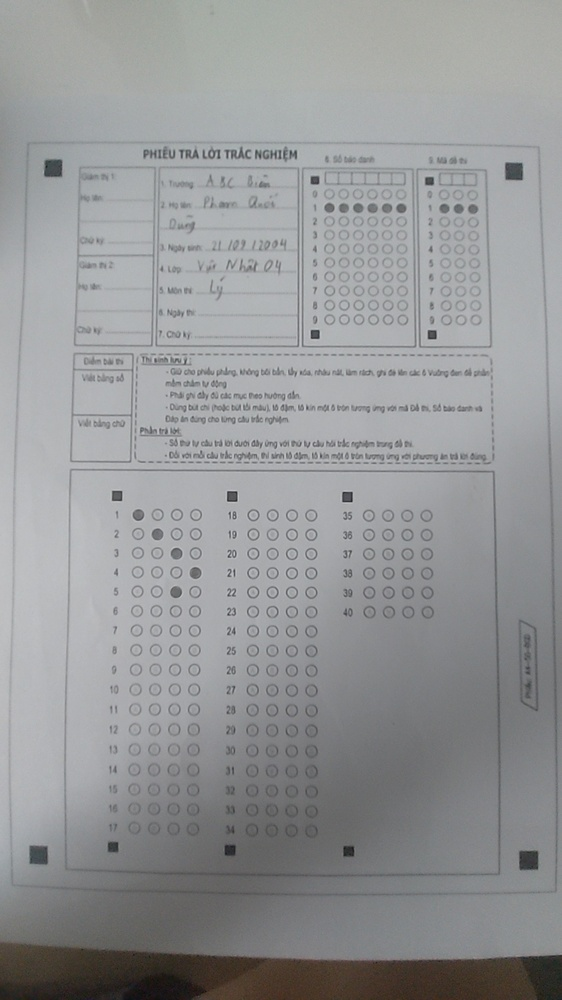
#> input picture be/tests/20260418_121820_651438_camera_1776489482496.jpg, 562 x 1000 px, shrunk from 1080 x 1920 before the run
$ python -i line_detector.py   (imports and definitions only)
#> lines starting #> are read from the running program, lines starting #| are printed output that depends on the picture; after the words box and inside, x2 and y2 are one past the last pixel; in counts of white or black regions, pixels touching at a corner belong together
"""
Hybrid Line Detection - Component 2 từ Implementation Plan
Kết hợp ruled line detection và projection-based
"""

import cv2
import numpy as np

class HybridLineDetector:
    """Kết hợp ruled line detection và projection-based"""

    def detect_lines(self, image_path: str) -> list:
        """
        Returns: List of cropped line images
        """
        img = cv2.imread(image_path)
#> img is the input picture: shape (1000, 562, 3); mean B, G, R 151.5, 150.2, 148.9
        if img is None:
            print(f"⚠️ Cannot read image: {image_path}")
            return []

        gray = cv2.cvtColor(img, cv2.COLOR_BGR2GRAY)

        # Step 1: Thử phát hiện ruled lines
        ruled_lines = self._detect_ruled_lines(gray)

        if len(ruled_lines) > 3:  # Nếu tìm thấy đủ dòng kẻ
            print(f"✅ Detected {len(ruled_lines)} ruled lines")
            return self._crop_by_ruled_lines(img, ruled_lines)
        else:
            # Fallback 1: Dùng projection
            print(f"⚠️ Ruled lines not found, using projection-based detection")
            crops = self._crop_by_projection(img, gray)
            if crops:
                return crops
            # Fallback 2: Toàn bộ ảnh là 1 khối text
            return self._full_image_fallback(img)

    def _detect_ruled_lines(self, gray):
        """Phát hiện dòng kẻ ngang bằng Hough Transform"""
        edges = cv2.Canny(gray, 50, 150, apertureSize=3)
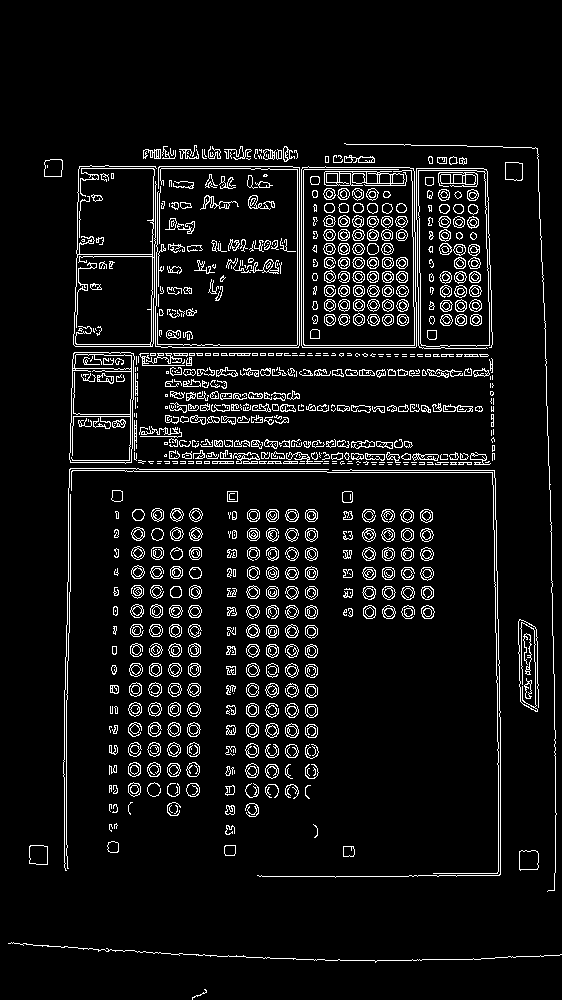
#> edges: shape (1000, 562); 6.9% white in thin lines or dots, all inside (x1, y1, x2, y2) = (8, 143, 562, 1000)

        # HoughLinesP: Tìm các đoạn thẳng
        lines = cv2.HoughLinesP(
            edges,
            rho=1,
            theta=np.pi/180,
            threshold=100,
            minLineLength=200,  # Dòng kẻ phải dài tối thiểu 200px
            maxLineGap=50
        )
#> lines = 130 rows, first 6: [487, 146, 498, 818], [538, 154, 551, 536], [161, 347, 491, 347], [150, 345, 491, 345], [66, 786, 74, 312], [45, 168, 302, 168]

        if lines is None:
            return []

        # Lọc chỉ lấy dòng ngang (góc gần 0° — cho phép tới 15° để xử lý ảnh chụp nghiêng)
        horizontal_lines = []
        for line in lines:
            x1, y1, x2, y2 = line[0]
            angle = abs(np.arctan2(y2 - y1, x2 - x1) * 180 / np.pi)
            if angle < 15:  # Dòng ngang (góc < 15°)
                horizontal_lines.append((y1 + y2) // 2)  # Lấy tọa độ y trung bình
#> this loop made 130 passes
#> (x1, y1, x2, y2, angle) on passes 1 to 12: (487, 146, 498, 818, 89.06), (538, 154, 551, 536, 88.05), (161, 347, 491, 347, 0), (150, 345, 491, 345, 0), (66, 786, 74, 312, 89.03), (45, 168, 302, 168, 0), (490, 265, 497, 618, 88.86), (297, 795, 297, 153, 90), (154, 365, 158, 149, 88.94), (150, 795, 156, 429, 89.06), (75, 355, 488, 355, 0), (64, 774, 70, 423, 89.02)
#> after the loop, horizontal_lines = 32 values, max 952 at index 7, min 157 at index 28, mean 369.7

        # Cluster các dòng gần nhau
        horizontal_lines = sorted(set(horizontal_lines))
#> horizontal_lines = 31 values from 157 to 952
        clustered = self._cluster_lines(horizontal_lines, threshold=20)

        return sorted(clustered)

    def _cluster_lines(self, lines, threshold=20):
        """Gộp các dòng gần nhau"""
#> called with threshold = 20
        if not lines:
            return []

        clustered = [lines[0]]
#> clustered = [157]
        for line in lines[1:]:
            if line - clustered[-1] > threshold:
                clustered.append(line)
#> this loop made 30 passes
#> line on passes 1 to 12: 158, 166, 168, 181, 187, 245, 271, 345, 347, 353, 354, 355
#> after the loop, clustered = [157, 181, 245, 271, 345, 370, 405, 441, 462, 952]
#| ✅ Detected 10 ruled lines

        return clustered

    def _crop_by_ruled_lines(self, img, y_coords):
        """Crop ảnh theo tọa độ y của ruled lines"""
        crops = []
        for i in range(len(y_coords) - 1):
            y1, y2 = y_coords[i], y_coords[i + 1]
            crop = img[y1:y2, :]
            if crop.shape[0] > 10:  # Bỏ qua dòng quá nhỏ
                crops.append(crop)
#> this loop made 9 passes
#> (y1, y2) on passes 1 to 9: (157, 181), (181, 245), (245, 271), (271, 345), (345, 370), (370, 405), (405, 441), (441, 462), (462, 952)
#> pass 1, in _crop_by_ruled_lines, `crop = img[y1:y2, :]`:
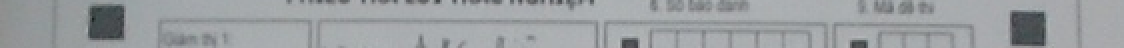
#> crop: shape (24, 562, 3) (shown 2 times larger); mean B, G, R 161.5, 159, 155.3
#> pass 2, in _crop_by_ruled_lines, `crop = img[y1:y2, :]`:
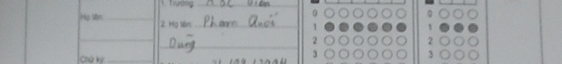
#> crop: shape (64, 562, 3); mean B, G, R 169.3, 166.7, 163.5
#> pass 3, in _crop_by_ruled_lines, `crop = img[y1:y2, :]`:
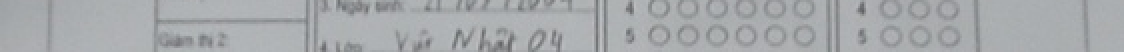
#> crop: shape (26, 562, 3) (shown 2 times larger); mean B, G, R 171.8, 169.2, 166.3
#> after the loop, crops = 9 items
        return crops

    # [56 lines left out: functions _crop_by_projection, _full_image_fallback, not called in this run]

>>> result = HybridLineDetector().detect_lines('../../../tests/20260418_121820_651438_camera_1776489482496.jpg')
#> result = 9 items

$ run again, on be/tests/20260421_100238_118524_test2.jpg
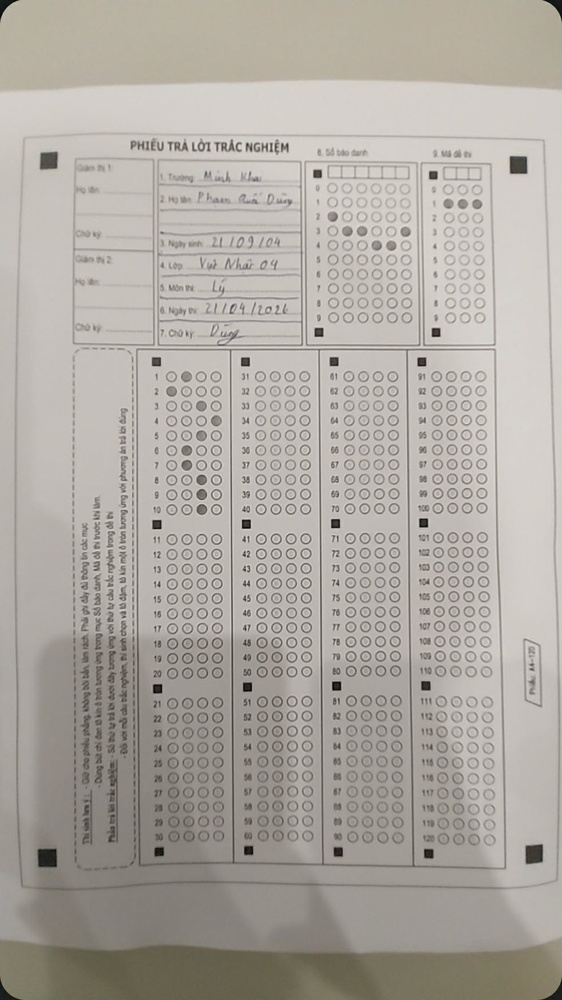
#> input picture be/tests/20260421_100238_118524_test2.jpg, 562 x 1000 px, shrunk from 982 x 1747 before the run
#> in detect_lines, img is the input picture: shape (1000, 562, 3); mean B, G, R 161.8, 169, 174.1
#> in _detect_ruled_lines, `edges = cv2.Canny(gray, 50, 150, apertureSize=3)`:
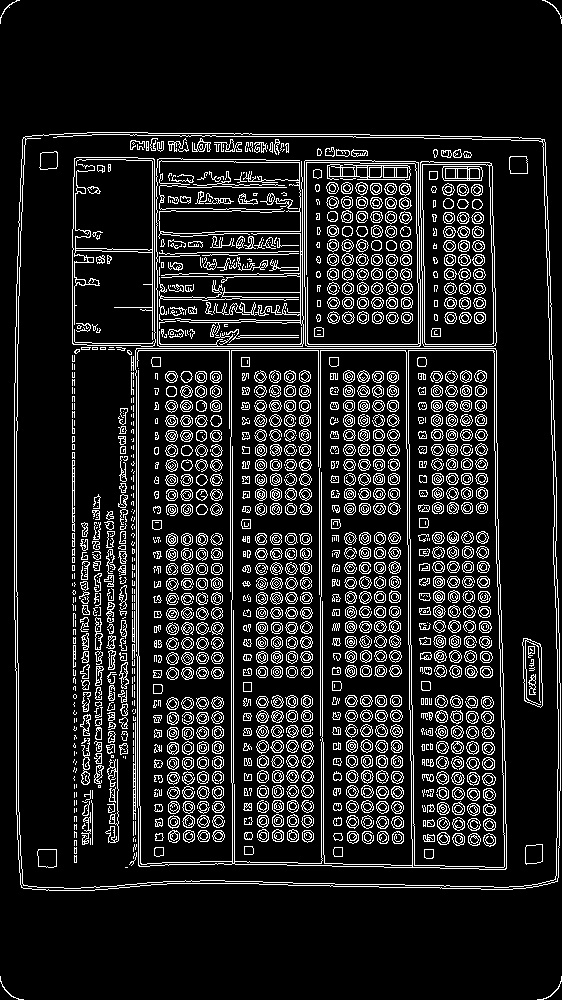
#> edges: shape (1000, 562); 12.6% white in thin lines or dots
#> lines = 294 rows, first 6: [81, 348, 495, 348], [495, 343, 504, 889], [74, 890, 74, 253], [138, 655, 138, 307], [409, 524, 415, 887], [550, 276, 559, 806]
#> the loop in _detect_ruled_lines, `for line in lines:` made 294 passes
#> (x1, y1, x2, y2, angle) on passes 1 to 3: (81, 348, 495, 348, 0), (495, 343, 504, 889, 89.06), (74, 890, 74, 253, 90)
#> after the loop in _detect_ruled_lines, `for line in lines:`: horizontal_lines = [348, 346, 350, 344, 137, 135, 164]
#> in _detect_ruled_lines, `horizontal_lines = sorted(set(horizontal_lines))`: horizontal_lines = [135, 137, 164, 344, 346, 348, 350]
#> in _cluster_lines, `clustered = [lines[0]]`: clustered = [135]
#> the loop in _cluster_lines, `for line in lines[1:]:` made 6 passes
#> line on passes 1 to 6: 137, 164, 344, 346, 348, 350
#> after the loop in _cluster_lines, `for line in lines[1:]:`: clustered = [135, 164, 344]
#> in _crop_by_projection, `_, binary = cv2.threshold(gray, 0, 255, cv2.THRESH_BINARY_INV + cv2.TH..`:
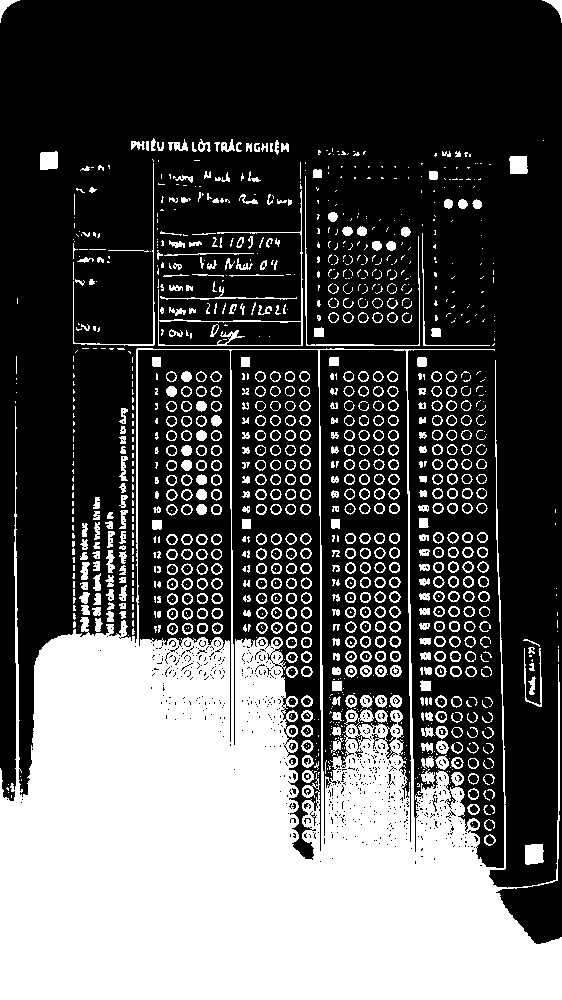
#> binary: shape (1000, 562); 33.8% white; 1195 white regions (613 under 20 px), largest, box (x1, y1, x2, y2) and area: (0, 348, 562, 1000) 152858, (158, 190, 303, 346) 875, (305, 176, 420, 346) 527
#> h_proj = 1000 values, max 143310 at index 944, min 0 at index 23, mean 48384.7
#> threshold = 7257.7
#> the loop in _crop_by_projection, `for i, val in enumerate(h_proj):` made 1000 passes
#> after the loop in _crop_by_projection, `for i, val in enumerate(h_proj):`: in_text = True; regions = [(142, 181), (198, 207), (240, 251), (257, 271), (284, 294), (301, 323), (328, 337), (357, 367), (371, 382), (386, 397), (401, 411), (415, 426), (430, 441), (445, 456), (459, 471), (474, 485), (488, 500), (503, 515), (518, 530), (531, 560), (561, 575)]; text_start = 576
#> in _crop_by_projection, `merged = [list(regions[0])]`: merged = [[142, 181]]
#> the loop in _crop_by_projection, `for y1, y2 in regions[1:]:` made 21 passes
#> after the loop in _crop_by_projection, `for y1, y2 in regions[1:]:`: merged = [[142, 181], [198, 207], [240, 251], [257, 271], [284, 294], [301, 323], [328, 337], [357, 367], [371, 382], [386, 397], [401, 411], [415, 426], [430, 441], [445, 1000]]
#> the loop in _crop_by_projection, `for y1, y2 in merged:` made 14 passes
#> after the loop in _crop_by_projection, `for y1, y2 in merged:`: crops = 14 items
#| ✅ Projection-based: found 14 text lines

$ run again, on be/tests/camera_1782202348467.jpg
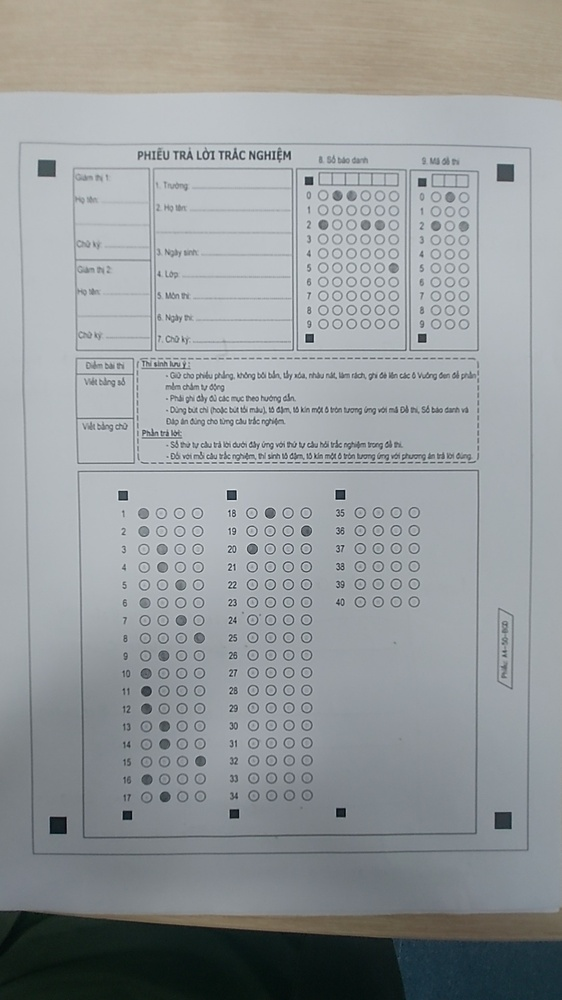
#> input picture be/tests/camera_1782202348467.jpg, 562 x 1000 px, shrunk from 1080 x 1920 before the run
#> in detect_lines, img is the input picture: shape (1000, 562, 3); mean B, G, R 155.7, 153.9, 149.7
#> in _detect_ruled_lines, `edges = cv2.Canny(gray, 50, 150, apertureSize=3)`:
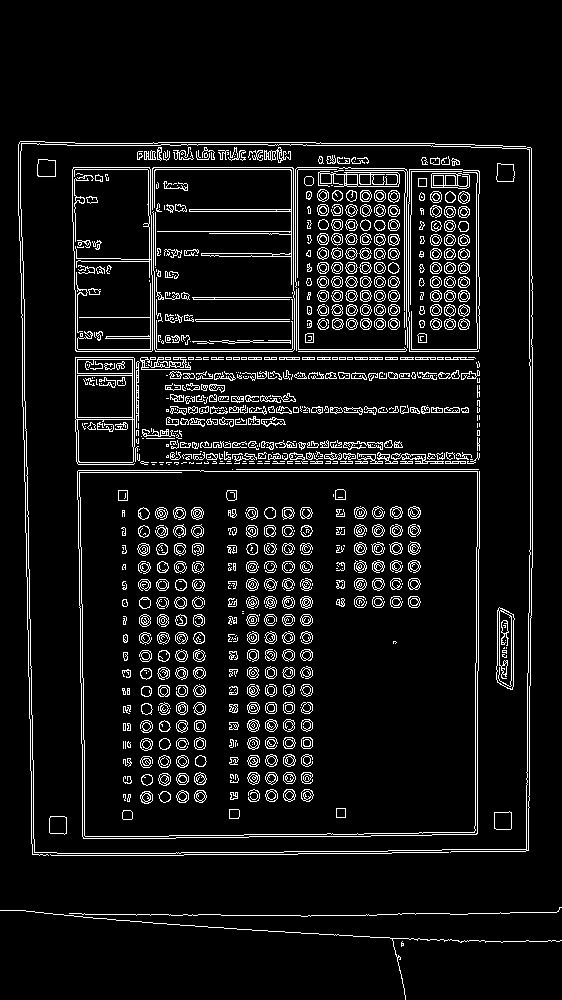
#> edges: shape (1000, 562); 7.7% white in thin lines or dots, all inside (x1, y1, x2, y2) = (0, 141, 562, 1000)
#> lines = 118 rows, first 6: [22, 349, 476, 349], [74, 142, 84, 768], [76, 351, 532, 351], [71, 142, 84, 855], [76, 357, 474, 357], [477, 546, 477, 323]
#> the loop in _detect_ruled_lines, `for line in lines:` made 118 passes
#> (x1, y1, x2, y2, angle) on passes 1 to 8: (22, 349, 476, 349, 0), (74, 142, 84, 768, 89.08), (76, 351, 532, 351, 0), (71, 142, 84, 855, 88.96), (76, 357, 474, 357, 0), (477, 546, 477, 323, 90), (25, 482, 32, 854, 88.92), (18, 169, 336, 169, 0)
#> after the loop in _detect_ruled_lines, `for line in lines:`: horizontal_lines = 45 values, max 926 at index 25, min 145 at index 6, mean 394.7
#> in _detect_ruled_lines, `horizontal_lines = sorted(set(horizontal_lines))`: horizontal_lines = 45 values from 145 to 926
#> in _cluster_lines, `clustered = [lines[0]]`: clustered = [145]
#> the loop in _cluster_lines, `for line in lines[1:]:` made 44 passes
#> line on passes 1 to 8: 151, 152, 167, 169, 170, 209, 211, 235
#> after the loop in _cluster_lines, `for line in lines[1:]:`: clustered = [145, 167, 209, 235, 256, 297, 319, 349, 373, 407, 442, 463, 833, 915]
#> ruled_lines has the same summary as clustered in _cluster_lines
#| ✅ Detected 14 ruled lines
#> the loop in _crop_by_ruled_lines, `for i in range(len(y_coords) - 1):` made 13 passes
#> (y1, y2) on passes 1 to 8: (145, 167), (167, 209), (209, 235), (235, 256), (256, 297), (297, 319), (319, 349), (349, 373)
#> pass 3, in _crop_by_ruled_lines, `crop = img[y1:y2, :]`:
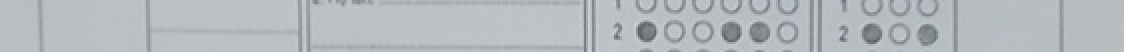
#> crop: shape (26, 562, 3) (shown 2 times larger); mean B, G, R 189.4, 185.3, 180.2
#> after the loop in _crop_by_ruled_lines, `for i in range(len(y_coords) - 1):`: crops = 13 items
